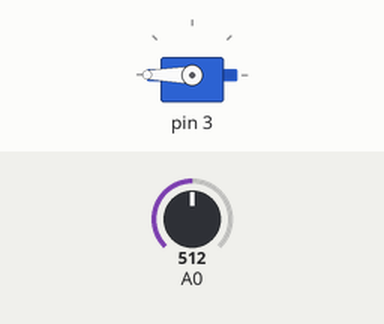
A sketch run on a simulated Arduino Uno, built with avr-gcc and run on an emulated ATmega328P. Parts: servo. The test bench sets the inputs (shaded band); at power-on: A0 = 512.

Above: at 0.01 s.
At 1.4 s:
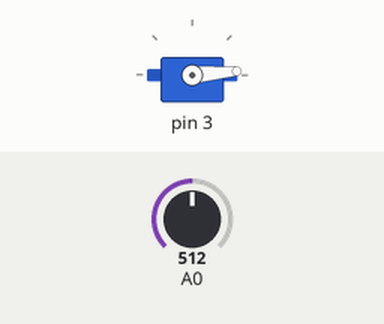
1.5 s: A0 set to 716
At 2.9 s:
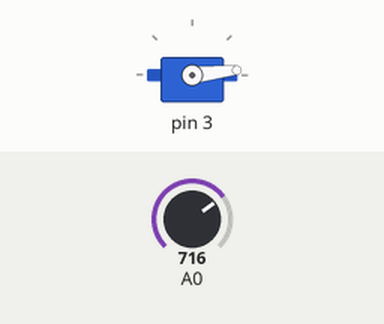
Timing chart, 0 to 4.5 s (numbered marks = the images above; inputs shaded):
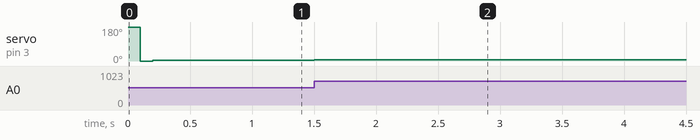

Measured:
- after the input at 1.5 s, servo on pin 3: 5° → 6° at once

The sketch:

esc_potenciometro.ino
```cpp
#include "ESC.h"

ESC esc(3);

void setup() {
  esc.inicializar();
}

void loop() {
  int vel = analogRead(A0);
  esc.mandar_velocidade(vel);
}
```

ESC.cpp
```cpp
#include "ESC.h"

ESC::ESC(int pin){
    this->pin = pin;
}

void ESC::inicializar() {
    esc.attach(pin);
    esc.write(180);
    delay(100);
    esc.write(0);
    delay(100);
}

void ESC::mandar_velocidade(int speed, int maxPot) {
    speed = map(speed,0,1023,0,maxPot);
    if(speed > maxPot) speed = maxPot;
    if(speed < 0) speed = 0;

    esc.write(speed);
}
```

ESC.h
```cpp
#ifndef ESC_H
#define ESC_H

#include <Arduino.h>
#include <Servo.h>

class ESC {
    private:
        Servo esc;
        int pin;

    public:
        ESC(int pin);
        void inicializar();
        void mandar_velocidade(int speed, int maxPot = 10);
};

#endif
```
